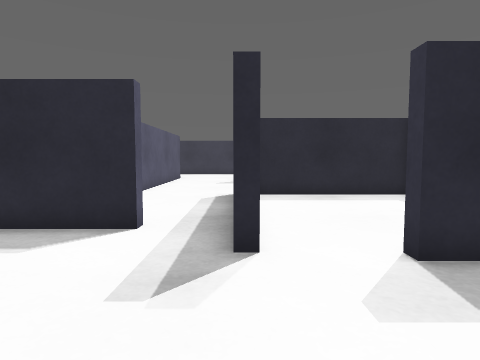
[1] (above)

21 first-person views from a walk through a robot-simulator world made for Gazebo. The camera is 0.72 m above the floor, tilts 4° down and sees 75° across. The floor is counted in squares, 0.5 m on a side. Each view is taken from the middle of a square. On the plan, view 1 faces up. The plan holds only what a view shows up to about 15 squares ahead; the rest is blank. The place goes on beyond the plan.

[2]
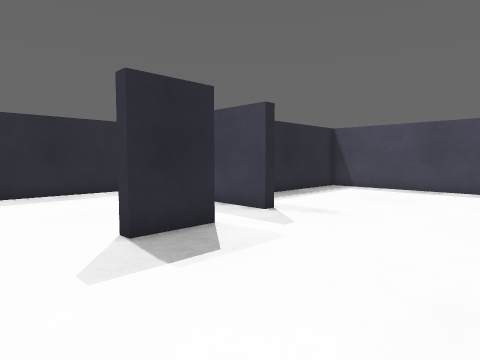

[3]
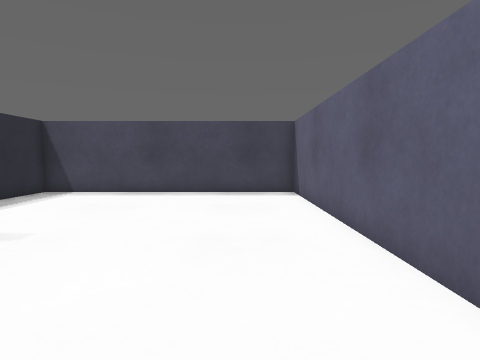

[4]
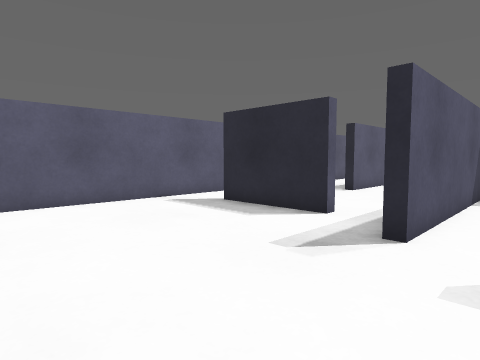

[5]
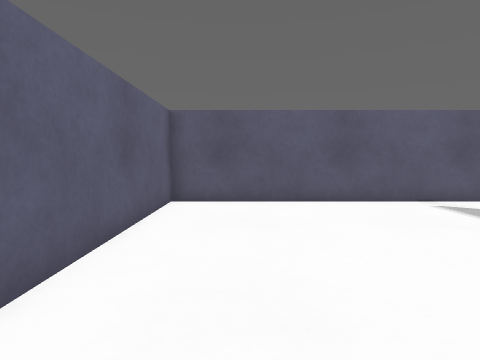

[6]
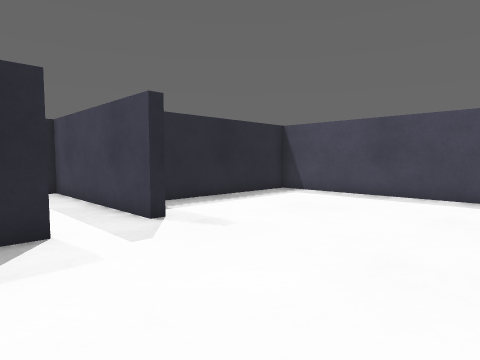

[7]
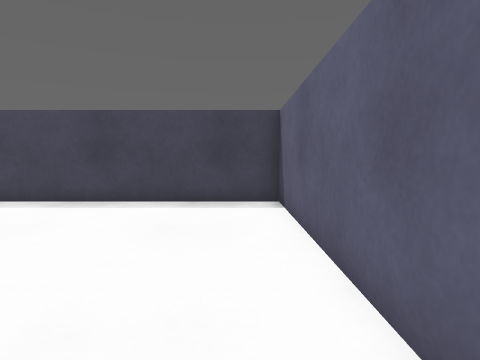

[8]
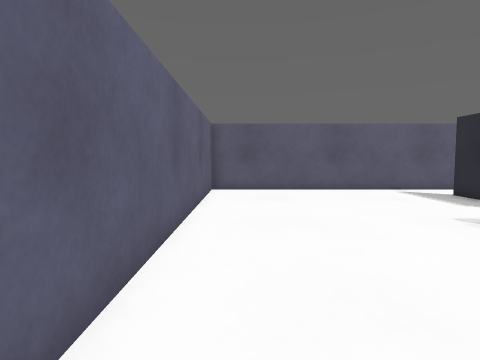

[9]
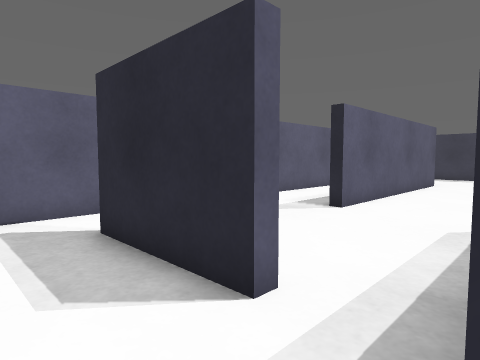

[10]
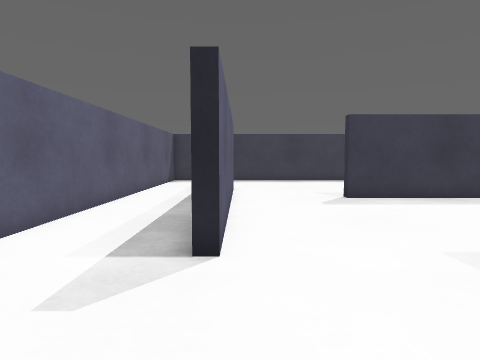

[11]
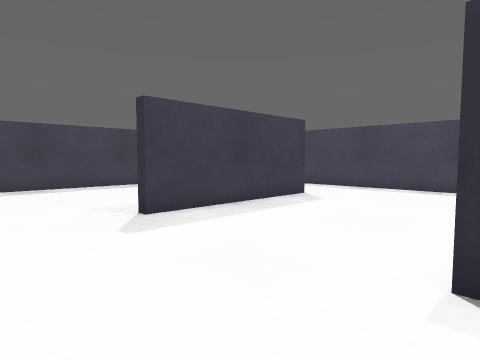

[12]
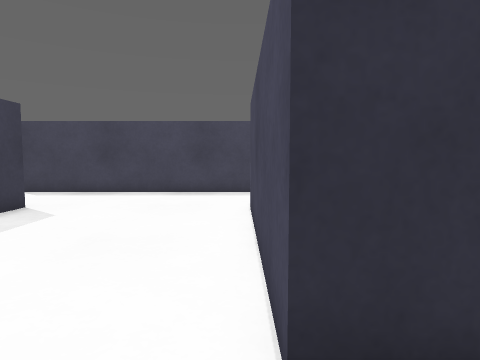

[13]
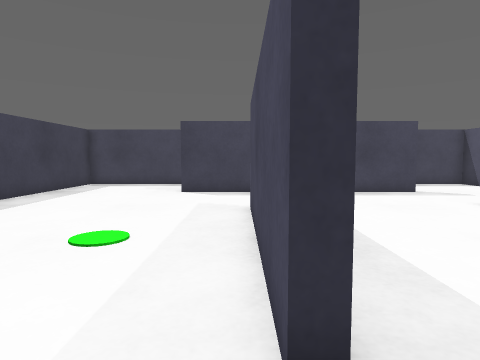

[14]
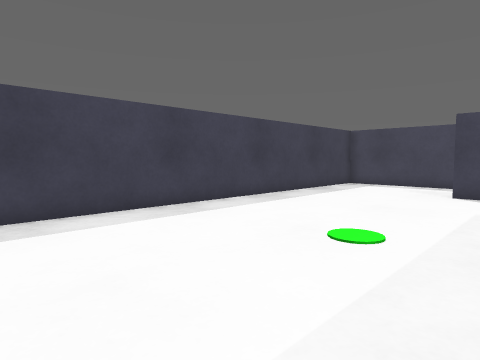

[15]
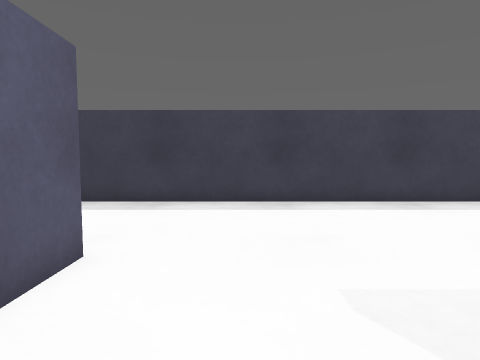

[16]
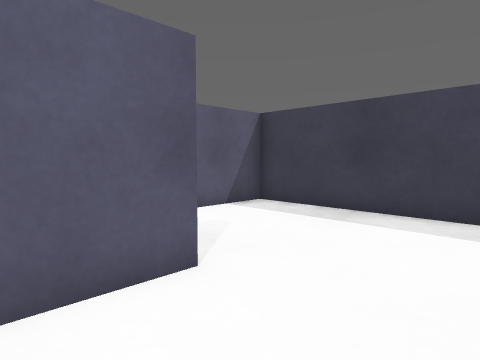

[17]
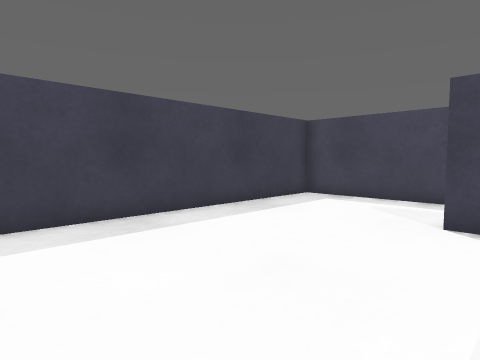

[18]
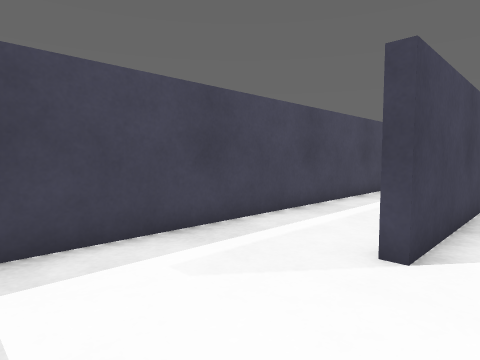

[19]
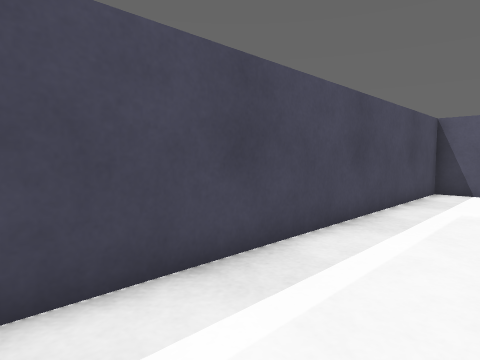

[20]
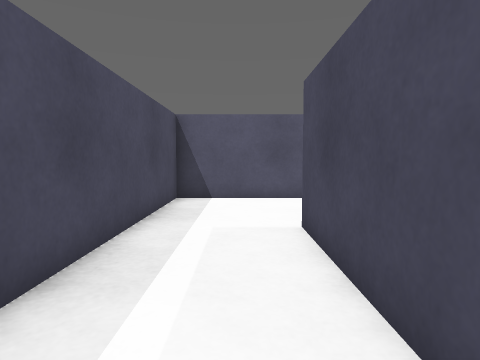

[21]
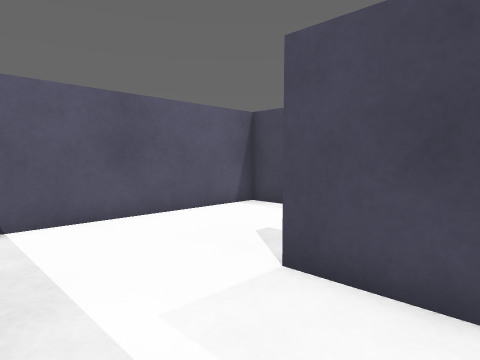

### Floor plan
Points are (right, up) in squares from view 1. A wall is a line through its corners. A room is listed if a view was taken in it or the views show most of it. See-through windows are left out.
Room 1 (views 1, 2, 3, 4, 5, 6, 7, 8, 9, 10, 11, 12, 13, 14, 15, 16, 17, 18, 19, 20, 21)
walls: (0.3, 12.1) (0.3, 4.7) (-0.1, 4.7); (-0.1, 11.4) (-0.1, 12.7) (6.5, 12.7); (7.1, 9.1) (7.1, 7.7) (15.3, 7.7) (15.3, 28.3) (-8.3, 28.3) (-8.3, 25.5); (7.1, 19.3) (-0.1, 19.3) (-0.1, 19.7) (6.5, 19.7); (-2.1, 6.8) (-2.1, 6.3) (-6.1, 6.3); (11.3, 12.4) (11.3, 22.5) (11.8, 22.5); (4.6, 4.3) (2.5, 4.3) (2.5, 4.8); (7.1, 4.7) (6.7, 4.7) (6.7, 12.3) (0.7, 12.3); (11.7, 17.4) (11.7, 12.5); (-4.3, 22.6) (-4.3, 12.5) (-4.8, 12.5); (-8.3, 8.4) (-8.3, -3.3) (15.3, -3.3) (15.3, 7.3) (8.6, 7.3); (-8.3, 23.1) (-8.3, 13.5)

Positions as (right, up) in squares from view 1, and headings:
1: (0, 0), facing up
2: (0, -1), facing up-right
3: (2, -1), facing right
4: (2, -1), facing up-left
5: (2, -1), facing left
6: (3, -2), facing up-right
7: (5, -2), facing right
8: (6, -2), facing left
9: (0, 4), facing up-left
10: (-4, 8), facing up
11: (-4, 12), facing up-right
12: (-2, 13), facing right
13: (-2, 20), facing right
14: (-2, 20), facing up-right
15: (-2, 18), facing up
16: (-1, 20), facing up-left
17: (4, 21), facing up-right
18: (10, 27), facing down-right
19: (12, 22), facing down-right
20: (13, 19), facing down
21: (15, 15), facing down-left
